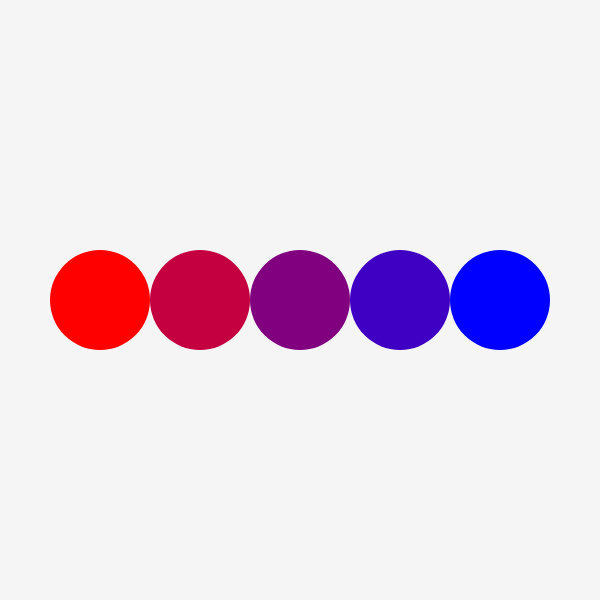
Frame 1 (no input)
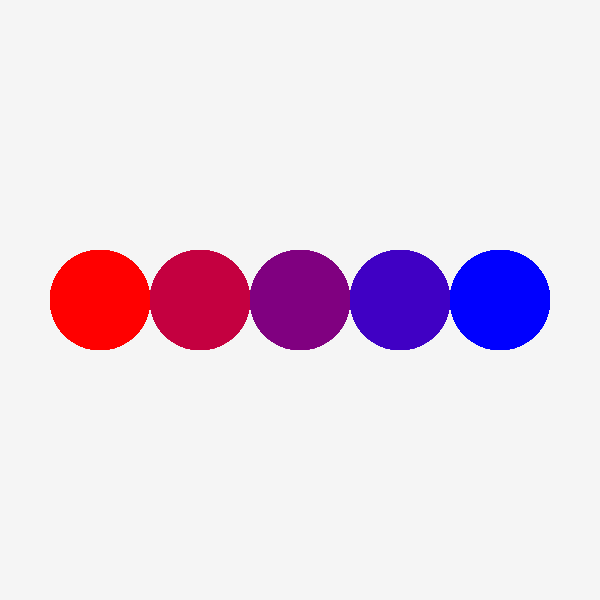
Frame 60 (no input)
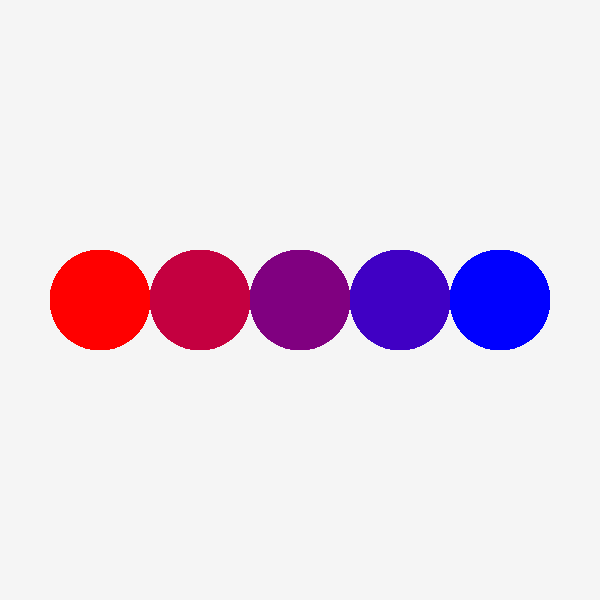
Frame 120 (the mouse pressed at the canvas centre since frame 60)

The p5.js sketch that drew these frames (run headless with seeded random() and noise() and a simulated clock; from frame 60 on, the mouse is pressed at the canvas centre):

// p5.js sketch
// ── sketch.js
//setup is run once when the webpage is first loaded
function setup() {
  //create the canvas and specify width & height
  createCanvas(600, 600);

  //turn off outline
  noStroke();
  
  //set background colour to 245 (grey)
  background(245);

}

function draw() {
  //fill(r, g, b)
  //fill can take three numerical parameters between 0 and 255
  //one for red, another for green, and a final one for blue
  //a value of 0 means complete absence of this colour from the mix, and 255 is the maximum

  //red is at maximum
  fill(255, 0, 0);
  ellipse(100, 300, 100, 100);

  fill(196, 0, 64);
  ellipse(200, 300, 100, 100);

  fill(128, 0, 128);
  ellipse(300, 300, 100, 100);

  fill(64, 0, 196);
  ellipse(400, 300, 100, 100);

  //blue is at maximum
  fill(0, 0, 255);
  ellipse(500, 300, 100, 100);
}
